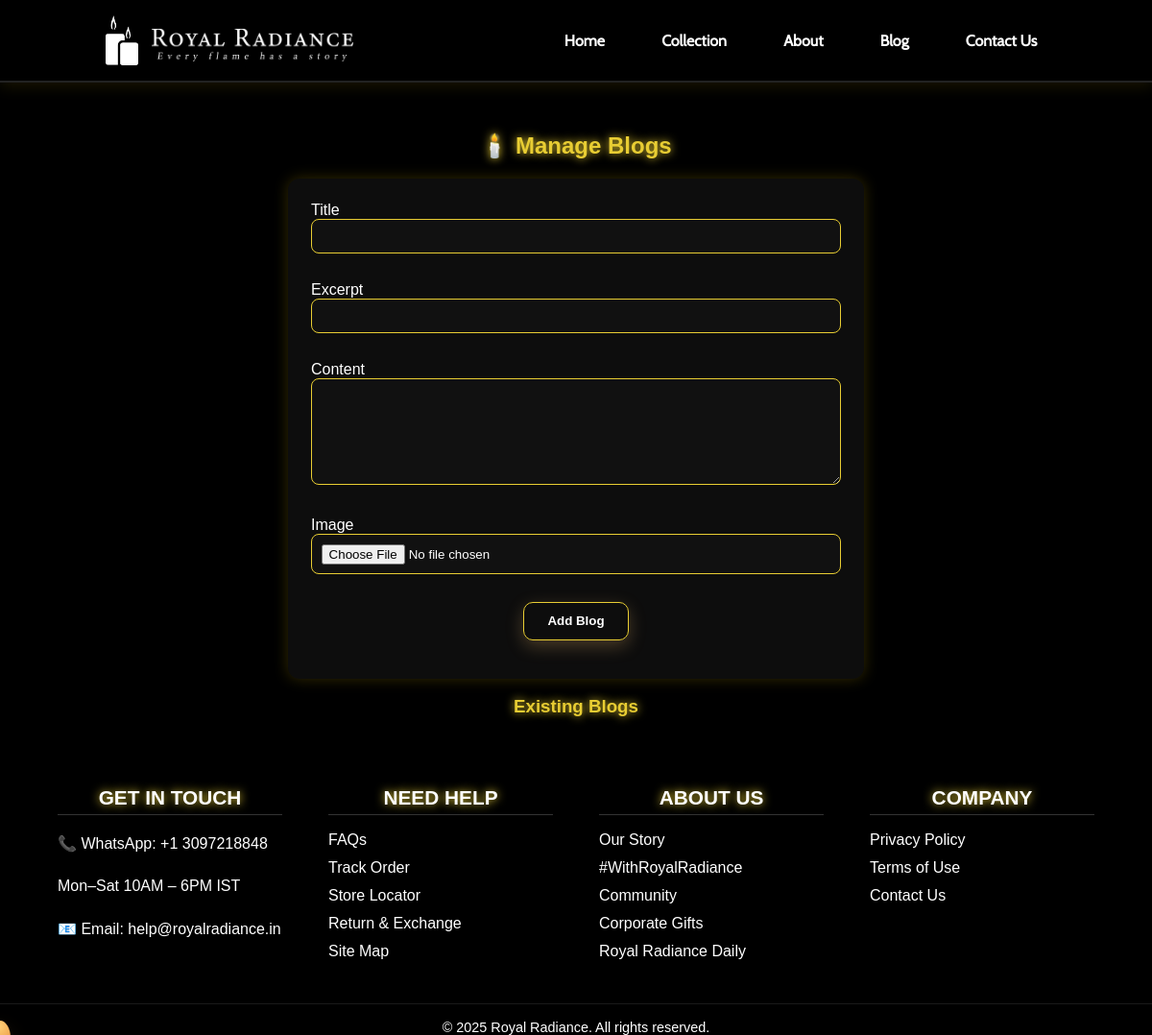
Page /admin/blogs (signed in) on the earlier database version.
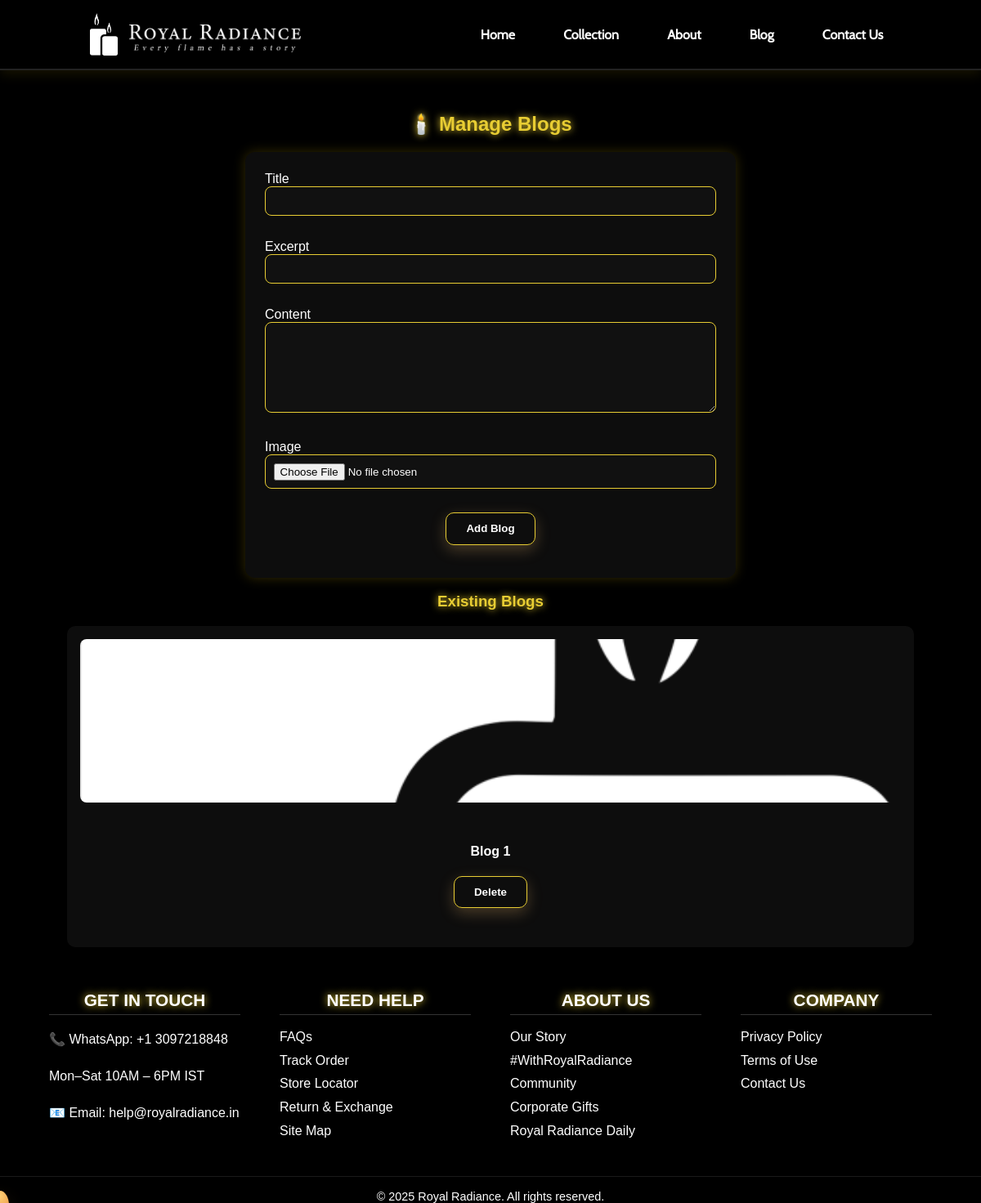
Same page on the later database version.
### models.py (models this page shows)
class BlogPost(db.Model):
    id = db.Column(db.Integer, primary_key=True)
    title = db.Column(db.String(200), nullable=False)
    excerpt = db.Column(db.String(400))
    content = db.Column(db.Text)
    image = db.Column(db.String(300))
    created_at = db.Column(db.DateTime, default=datetime.utcnow)

### app.py (the view, shortened to what this page needs)
    @app.route('/admin/blogs', methods=['GET', 'POST'])
    @admin_required
    def admin_blogs():
        posts = BlogPost.query.order_by(BlogPost.created_at.desc()).all()
        return render_template('admin_blogs.html', posts=posts)

### app.py (called while the page is built)
def admin_required(fn):
    @wraps(fn)
    def wrapper(*a, **kw):
        if session.get('admin_logged'):
            return fn(*a, **kw)
        flash('You must log in as admin to access that page.', 'warning')
        return redirect(url_for('admin_login'))
    return wrapper

### templates/admin_blogs.html (shortened to what this page needs)
{% extends "base.html" %}
{% block content %}
<section class="wrap">
  <h2>🕯️ Manage Blogs</h2>
  <form method="post" enctype="multipart/form-data" class="admin-form">
    <label>Title <input name="title" required></label>
    <label>Excerpt <input name="excerpt"></label>
    <label>Content <textarea name="content" rows="6"></textarea></label>
    <label>Image <input name="image" type="file"></label>
    <button class="btn glow" type="submit">Add Blog</button>
  </form>
  <h3>Existing Blogs</h3>
  <div class="grid blog-grid">
    {% for b in posts %}
      <div class="card">
        {% if b.image %}
          <img src="{{ url_for('uploads', filename=b.image) }}">
        {% endif %}
        <div class="card-body">
          <h4>{{ b.title }}</h4>
          <form method="post" action="{{ url_for('admin_blogs_delete', bid=b.id) }}" onsubmit="return confirm('Delete?');">
            <button class="btn small danger">Delete</button>
          </form>
        </div>
      </div>
    {% endfor %}
  </div>
</section>
{% endblock %}

Differences in the rows shown:
added BlogPost: image (picture), title "Blog 1"
